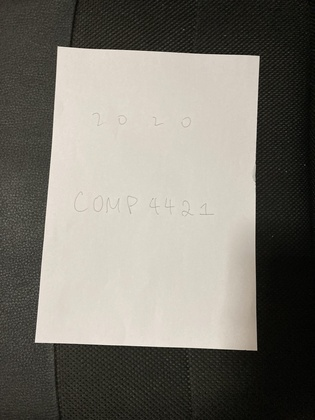
%> input picture 2021Fall/COMP4421/assignment3/Sample/input_imgs/Q1/1.JPG, 315 x 420 px, shrunk from 3024 x 4032 before the run
$ octave main_Q2.m   (GNU Octave 9; MATLAB toolbox functions it lacks are replaced by stand-ins)
%> lines starting %> are read from the running program, lines starting %| are printed output that depends on the picture; in (x1, y1, x2, y2) boxes, pixels count from 0 and x2, y2 are one past the last pixel; in counts of white or black regions, pixels touching at a corner belong together; the program's own positions count from 1
%> further down, img is the input picture: size 420x315x3 uint8; mean R, G, B 122.3, 118.9, 110.6
### 2021Fall/COMP4421/assignment3/Sample/codes/digit_segment.m
function [digits_set] = digit_segment(img)

% Implement the digit segmentation
% img: input image
% digits_set: a matrix that stores the segmented digits. The number of rows
%            equal to the number of digits in the iuput image. Each digit
%            is stored in each row. Please make sure the segmented digit is a sqaure
%            image before expand it into a row vector.
% You could have your own definition of digits_set as long as it fits your chosen
% segmentation algorithm.

ctr = 1;
bin = rgb2gray(img);
bin = bin < 150;
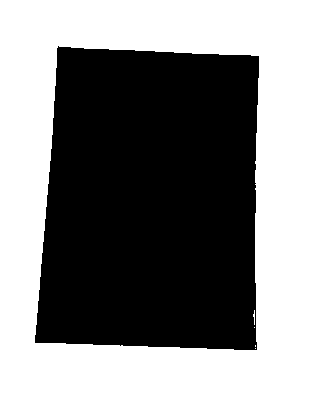
%> bin: size 420x315 logical; 53.4% white; 1 black region, box (x1, y1, x2, y2) and area: (35, 46, 259, 350) 61697
horizontal_projection = sum(bin, 2);
%> horizontal_projection = 420 values, max 315 at index 1, min 93 at index 343, mean 168.1

down_idx = 0;
zpos = find(~[0; horizontal_projection; 0]);
%> zpos = [1; 422]
[~, grpidx] = max(diff(zpos));
%> grpidx = 1
height = length(horizontal_projection(zpos(grpidx):zpos(grpidx+1)-2));
%> height = 420
margin = floor(height / 3);
%> margin = 140

while (find(horizontal_projection(down_idx+1:end) , 1))
    up_idx = find(horizontal_projection(down_idx+1:end) , 1) + down_idx;
    down_idx = find(~horizontal_projection(up_idx:end) , 1) + up_idx - 2;
    row = bin(up_idx:down_idx, :);
    vertical_projection = sum(row);

%     height = down_idx - up_idx;
    left_idx = 0;
    right_idx = 0;
    for i=1:length(vertical_projection)
        if vertical_projection(i) == 0
            continue;
        elseif (vertical_projection(i-1) == 0)
            left_idx = i;
        elseif (vertical_projection(i+1) == 0)
            right_idx = i;
        else
            continue;
        end
        if (left_idx > right_idx || i > right_idx)
            continue;
        end
        digits_set(ctr, :) = reshape(img(up_idx:up_idx+height-1, left_idx-margin:left_idx+height-margin-1),1,[]);
        ctr = ctr + 1;
    end
end
%> this loop made 1 pass
%> up_idx on pass 1: 1
%> after the loop, ctr = 1

### 2021Fall/COMP4421/assignment3/Sample/codes/main_Q2.m
clc
clear

% Assignment 3 Q2

img_name = '../input_imgs/Q2/1.jpg';
img = imread(img_name);

%> (the run ends here)

$ run again, with 2021Fall/COMP4421/assignment3/Sample/input_imgs/Q1/2.JPG copied over 2021Fall/COMP4421/assignment3/Sample/input_imgs/Q1/1.JPG
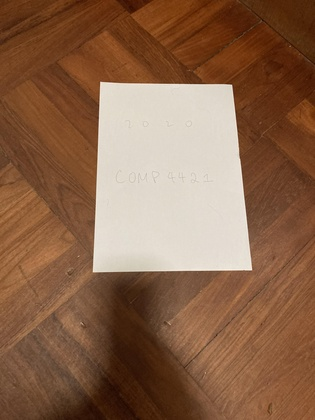
%> input picture 2021Fall/COMP4421/assignment3/Sample/input_imgs/Q1/2.JPG, 315 x 420 px, shrunk from 3024 x 4032 before the run
%> img is the input picture: size 420x315x3 uint8; mean R, G, B 138.3, 101, 75.2
%> in digit_segment, `bin = rgb2gray(img);`:
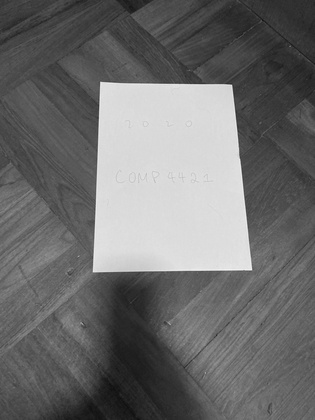
%> bin: size 420x315 uint8; min 14, max 244, mean 109.2
%> in digit_segment, `bin = bin < 150;`:
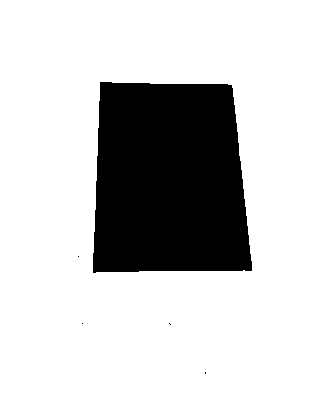
%> bin: size 420x315 logical; 79.3% white; 5 black regions (4 under 20 px), largest, box (x1, y1, x2, y2) and area: (93, 82, 252, 273) 27345
%> horizontal_projection = 420 values, max 315 at index 1, min 156 at index 257, mean 249.9
%> zpos = [1; 422]
%> grpidx = 1
%> height = 420
%> margin = 140
%> the loop in digit_segment, `while (find(horizontal_projection(down_idx+1:end) , 1))` made 1 pass
%> up_idx on pass 1: 1
%> after the loop in digit_segment, `while (find(horizontal_projection(down_idx+1:end) , 1))`: ctr = 1

$ run again, with 2021Fall/COMP4421/assignment3/Sample/input_imgs/Q1/3.JPG copied over 2021Fall/COMP4421/assignment3/Sample/input_imgs/Q1/1.JPG
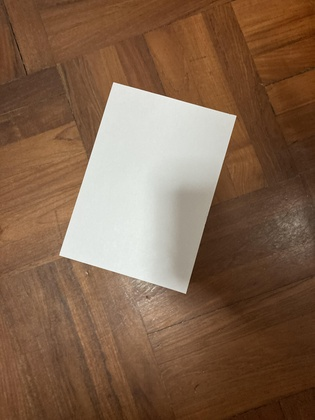
%> input picture 2021Fall/COMP4421/assignment3/Sample/input_imgs/Q1/3.JPG, 315 x 420 px, shrunk from 3024 x 4032 before the run
%> img is the input picture: size 420x315x3 uint8; mean R, G, B 129.2, 99.4, 76.3
%> in digit_segment, `bin = rgb2gray(img);`:
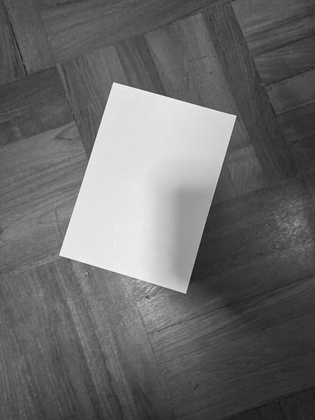
%> bin: size 420x315 uint8; min 19, max 248, mean 105.7
%> in digit_segment, `bin = bin < 150;`:
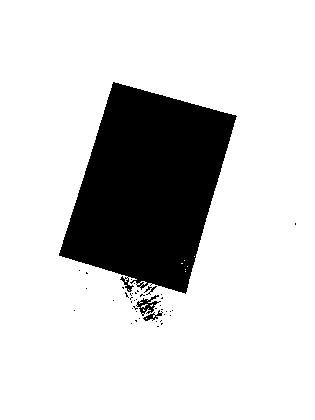
%> bin: size 420x315 logical; 81.6% white; 43 black regions (39 under 20 px), largest, box (x1, y1, x2, y2) and area: (59, 82, 237, 294) 23933, (136, 295, 161, 316) 196, (143, 310, 163, 321) 80, (144, 286, 157, 295) 38
%> horizontal_projection = 420 values, max 315 at index 1, min 177 at index 251, mean 257.1
%> zpos = [1; 422]
%> grpidx = 1
%> height = 420
%> margin = 140
%> the loop in digit_segment, `while (find(horizontal_projection(down_idx+1:end) , 1))` made 1 pass
%> up_idx on pass 1: 1
%> after the loop in digit_segment, `while (find(horizontal_projection(down_idx+1:end) , 1))`: ctr = 1

$ run again, with 2021Fall/COMP4421/assignment3/Sample/input_imgs/Q1/4.JPG copied over 2021Fall/COMP4421/assignment3/Sample/input_imgs/Q1/1.JPG
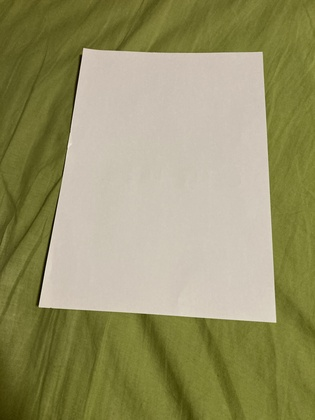
%> input picture 2021Fall/COMP4421/assignment3/Sample/input_imgs/Q1/4.JPG, 315 x 420 px, shrunk from 3024 x 4032 before the run
%> img is the input picture: size 420x315x3 uint8; mean R, G, B 149.9, 146.1, 102.8
%> in digit_segment, `bin = rgb2gray(img);`:
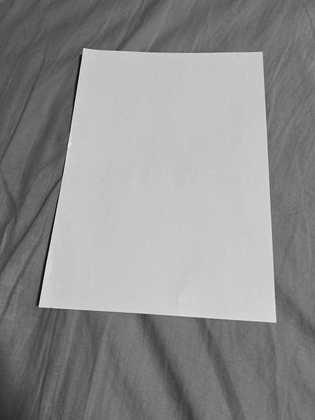
%> bin: size 420x315 uint8; min 3, max 239, mean 142.4
%> in digit_segment, `bin = bin < 150;`:
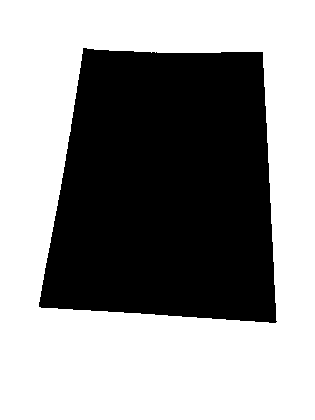
%> bin: size 420x315 logical; 58.5% white; 1 black region, box (x1, y1, x2, y2) and area: (39, 48, 277, 323) 54863
%> horizontal_projection = 420 values, max 315 at index 1, min 78 at index 304, mean 184.4
%> zpos = [1; 422]
%> grpidx = 1
%> height = 420
%> margin = 140
%> the loop in digit_segment, `while (find(horizontal_projection(down_idx+1:end) , 1))` made 1 pass
%> up_idx on pass 1: 1
%> after the loop in digit_segment, `while (find(horizontal_projection(down_idx+1:end) , 1))`: ctr = 1
